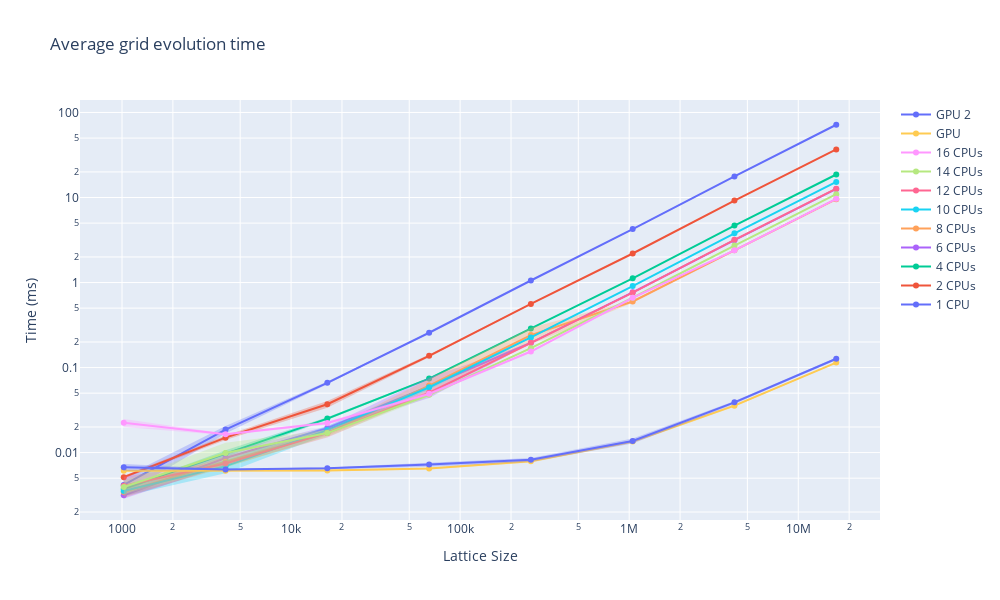

Source (notebook cell):
### Code cell
fig = go.Figure()
for idx, (name, dfs, _) in enumerate(runs):
    df = pd.concat(dfs)
    df["size"] **= 2
    df["avgEvolveTime"] = df["avgEvolveTime"] / 1e6 # time is originally in ns

    add_mean_std_trace(fig, df, name, idx, "avgEvolveTime")

fig.update_layout(title="Average grid evolution time", xaxis_title='Lattice Size', yaxis_title="Time (ms)", width=plot_width, height=plot_height)
fig.update_xaxes(type="log")
fig.update_yaxes(type="log")
fig.show()

### Figure 1 — Plotly figure (JSON) as saved in the notebook; plotly's stock layout.template omitted (floating-point values rounded to 4 significant figures)
{"data": [{"line": {"color": "#636EFA"}, "mode": "lines+markers", "name": "1 CPU", "type": "scatter", "x": [1024, 4096, 16384, 65536, 262144, 1048576, 4194304, 16777216], "y": [0.00416, 0.01867, 0.06611, 0.2569, 1.057, 4.249, 17.68, 71.74]}, {"line": {"width": 0}, "mode": "lines", "name": "1 CPU upper", "showlegend": false, "type": "scatter", "x": [1024, 4096, 16384, 65536, 262144, 1048576, 4194304, 16777216], "y": [0.005133, 0.02056, 0.06858, 0.2584, 1.067, 4.282, 17.82, 72.16]}, {"fill": "tonexty", "fillcolor": "rgba(99, 110, 250, 0.30)", "line": {"width": 0}, "mode": "lines", "name": "1 CPU lower", "showlegend": false, "type": "scatter", "x": [1024, 4096, 16384, 65536, 262144, 1048576, 4194304, 16777216], "y": [0.003187, 0.01678, 0.06364, 0.2553, 1.046, 4.216, 17.54, 71.31]}, {"line": {"color": "#EF553B"}, "mode": "lines+markers", "name": "2 CPUs", "type": "scatter", "x": [1024, 4096, 16384, 65536, 262144, 1048576, 4194304, 16777216], "y": [0.005142, 0.01498, 0.03708, 0.1375, 0.5606, 2.196, 9.211, 36.78]}, {"line": {"width": 0}, "mode": "lines", "name": "2 CPUs upper", "showlegend": false, "type": "scatter", "x": [1024, 4096, 16384, 65536, 262144, 1048576, 4194304, 16777216], "y": [0.005337, 0.01592, 0.04049, 0.1424, 0.5676, 2.206, 9.268, 37.08]}, {"fill": "tonexty", "fillcolor": "rgba(239, 85, 59, 0.30)", "line": {"width": 0}, "mode": "lines", "name": "2 CPUs lower", "showlegend": false, "type": "scatter", "x": [1024, 4096, 16384, 65536, 262144, 1048576, 4194304, 16777216], "y": [0.004947, 0.01404, 0.03366, 0.1325, 0.5537, 2.187, 9.154, 36.48]}, {"line": {"color": "#00CC96"}, "mode": "lines+markers", "name": "4 CPUs", "type": "scatter", "x": [1024, 4096, 16384, 65536, 262144, 1048576, 4194304, 16777216], "y": [0.003742, 0.009727, 0.0251, 0.07421, 0.2881, 1.121, 4.682, 18.64]}, {"line": {"width": 0}, "mode": "lines", "name": "4 CPUs upper", "showlegend": false, "type": "scatter", "x": [1024, 4096, 16384, 65536, 262144, 1048576, 4194304, 16777216], "y": [0.003884, 0.01063, 0.02605, 0.07564, 0.2923, 1.126, 4.692, 18.68]}, {"fill": "tonexty", "fillcolor": "rgba(0, 204, 150, 0.30)", "line": {"width": 0}, "mode": "lines", "name": "4 CPUs lower", "showlegend": false, "type": "scatter", "x": [1024, 4096, 16384, 65536, 262144, 1048576, 4194304, 16777216], "y": [0.0036, 0.008823, 0.02415, 0.07277, 0.2839, 1.115, 4.672, 18.61]}, {"line": {"color": "#AB63FA"}, "mode": "lines+markers", "name": "6 CPUs", "type": "scatter", "x": [1024, 4096, 16384, 65536, 262144, 1048576, 4194304, 16777216], "y": [0.00315, 0.008648, 0.0194, 0.06017, 0.1956, 0.7673, 3.147, 12.6]}, {"line": {"width": 0}, "mode": "lines", "name": "6 CPUs upper", "showlegend": false, "type": "scatter", "x": [1024, 4096, 16384, 65536, 262144, 1048576, 4194304, 16777216], "y": [0.003431, 0.01013, 0.02044, 0.07659, 0.1968, 0.7797, 3.156, 12.62]}, {"fill": "tonexty", "fillcolor": "rgba(171, 99, 250, 0.30)", "line": {"width": 0}, "mode": "lines", "name": "6 CPUs lower", "showlegend": false, "type": "scatter", "x": [1024, 4096, 16384, 65536, 262144, 1048576, 4194304, 16777216], "y": [0.002868, 0.007167, 0.01835, 0.04376, 0.1945, 0.7549, 3.138, 12.58]}, {"line": {"color": "#FFA15A"}, "mode": "lines+markers", "name": "8 CPUs", "type": "scatter", "x": [1024, 4096, 16384, 65536, 262144, 1048576, 4194304, 16777216], "y": [0.003439, 0.007817, 0.01705, 0.06132, 0.2408, 0.5986, 2.395, 9.548]}, {"line": {"width": 0}, "mode": "lines", "name": "8 CPUs upper", "showlegend": false, "type": "scatter", "x": [1024, 4096, 16384, 65536, 262144, 1048576, 4194304, 16777216], "y": [0.003835, 0.008968, 0.0183, 0.07368, 0.2937, 0.6199, 2.396, 9.552]}, {"fill": "tonexty", "fillcolor": "rgba(255, 161, 90, 0.30)", "line": {"width": 0}, "mode": "lines", "name": "8 CPUs lower", "showlegend": false, "type": "scatter", "x": [1024, 4096, 16384, 65536, 262144, 1048576, 4194304, 16777216], "y": [0.003042, 0.006666, 0.0158, 0.04897, 0.188, 0.5774, 2.394, 9.543]}, {"line": {"color": "#19D3F3"}, "mode": "lines+markers", "name": "10 CPUs", "type": "scatter", "x": [1024, 4096, 16384, 65536, 262144, 1048576, 4194304, 16777216], "y": [0.003528, 0.006929, 0.01837, 0.05852, 0.2259, 0.9077, 3.796, 15.26]}, {"line": {"width": 0}, "mode": "lines", "name": "10 CPUs upper", "showlegend": false, "type": "scatter", "x": [1024, 4096, 16384, 65536, 262144, 1048576, 4194304, 16777216], "y": [0.003991, 0.008158, 0.02038, 0.06194, 0.2297, 0.9087, 3.799, 15.31]}, {"fill": "tonexty", "fillcolor": "rgba(25, 211, 243, 0.30)", "line": {"width": 0}, "mode": "lines", "name": "10 CPUs lower", "showlegend": false, "type": "scatter", "x": [1024, 4096, 16384, 65536, 262144, 1048576, 4194304, 16777216], "y": [0.003065, 0.005701, 0.01636, 0.0551, 0.2221, 0.9066, 3.794, 15.22]}, {"line": {"color": "#FF6692"}, "mode": "lines+markers", "name": "12 CPUs", "type": "scatter", "x": [1024, 4096, 16384, 65536, 262144, 1048576, 4194304, 16777216], "y": [0.004067, 0.007447, 0.01705, 0.05043, 0.1954, 0.7593, 3.177, 12.72]}, {"line": {"width": 0}, "mode": "lines", "name": "12 CPUs upper", "showlegend": false, "type": "scatter", "x": [1024, 4096, 16384, 65536, 262144, 1048576, 4194304, 16777216], "y": [0.00519, 0.007952, 0.01904, 0.0528, 0.1974, 0.7617, 3.185, 12.73]}, {"fill": "tonexty", "fillcolor": "rgba(255, 102, 146, 0.30)", "line": {"width": 0}, "mode": "lines", "name": "12 CPUs lower", "showlegend": false, "type": "scatter", "x": [1024, 4096, 16384, 65536, 262144, 1048576, 4194304, 16777216], "y": [0.002944, 0.006941, 0.01506, 0.04806, 0.1934, 0.757, 3.169, 12.7]}, {"line": {"color": "#B6E880"}, "mode": "lines+markers", "name": "14 CPUs", "type": "scatter", "x": [1024, 4096, 16384, 65536, 262144, 1048576, 4194304, 16777216], "y": [0.003944, 0.009907, 0.01696, 0.04782, 0.1693, 0.6619, 2.725, 10.94]}, {"line": {"width": 0}, "mode": "lines", "name": "14 CPUs upper", "showlegend": false, "type": "scatter", "x": [1024, 4096, 16384, 65536, 262144, 1048576, 4194304, 16777216], "y": [0.004662, 0.01308, 0.01854, 0.05027, 0.1718, 0.6718, 2.749, 10.95]}, {"fill": "tonexty", "fillcolor": "rgba(182, 232, 128, 0.30)", "line": {"width": 0}, "mode": "lines", "name": "14 CPUs lower", "showlegend": false, "type": "scatter", "x": [1024, 4096, 16384, 65536, 262144, 1048576, 4194304, 16777216], "y": [0.003227, 0.006738, 0.01537, 0.04537, 0.1667, 0.652, 2.701, 10.94]}, {"line": {"color": "#FF97FF"}, "mode": "lines+markers", "name": "16 CPUs", "type": "scatter", "x": [1024, 4096, 16384, 65536, 262144, 1048576, 4194304, 16777216], "y": [0.02242, 0.01639, 0.02226, 0.04908, 0.1544, 0.6608, 2.395, 9.661]}, {"line": {"width": 0}, "mode": "lines", "name": "16 CPUs upper", "showlegend": false, "type": "scatter", "x": [1024, 4096, 16384, 65536, 262144, 1048576, 4194304, 16777216], "y": [0.02488, 0.01678, 0.02317, 0.05121, 0.1583, 0.6812, 2.44, 9.693]}, {"fill": "tonexty", "fillcolor": "rgba(255, 151, 255, 0.30)", "line": {"width": 0}, "mode": "lines", "name": "16 CPUs lower", "showlegend": false, "type": "scatter", "x": [1024, 4096, 16384, 65536, 262144, 1048576, 4194304, 16777216], "y": [0.01997, 0.01601, 0.02135, 0.04695, 0.1505, 0.6404, 2.35, 9.63]}, {"line": {"color": "#FECB52"}, "mode": "lines+markers", "name": "GPU", "type": "scatter", "x": [1024, 4096, 16384, 65536, 262144, 1048576, 4194304, 16777216], "y": [0.006125, 0.006122, 0.006171, 0.006489, 0.007889, 0.01348, 0.03566, 0.1144]}, {"line": {"width": 0}, "mode": "lines", "name": "GPU upper", "showlegend": false, "type": "scatter", "x": [1024, 4096, 16384, 65536, 262144, 1048576, 4194304, 16777216], "y": [0.006236, 0.006253, 0.006311, 0.006637, 0.008117, 0.01395, 0.03676, 0.1158]}, {"fill": "tonexty", "fillcolor": "rgba(254, 203, 82, 0.30)", "line": {"width": 0}, "mode": "lines", "name": "GPU lower", "showlegend": false, "type": "scatter", "x": [1024, 4096, 16384, 65536, 262144, 1048576, 4194304, 16777216], "y": [0.006014, 0.005992, 0.006032, 0.006341, 0.00766, 0.01301, 0.03456, 0.113]}, {"line": {"color": "#636EFA"}, "mode": "lines+markers", "name": "GPU 2", "type": "scatter", "x": [1024, 4096, 16384, 65536, 262144, 1048576, 4194304, 16777216], "y": [0.006733, 0.006312, 0.006533, 0.007243, 0.008234, 0.01371, 0.03897, 0.1269]}, {"line": {"width": 0}, "mode": "lines", "name": "GPU 2 upper", "showlegend": false, "type": "scatter", "x": [1024, 4096, 16384, 65536, 262144, 1048576, 4194304, 16777216], "y": [0.007354, 0.006434, 0.006683, 0.007659, 0.008643, 0.01462, 0.04057, 0.1309]}, {"fill": "tonexty", "fillcolor": "rgba(99, 110, 250, 0.30)", "line": {"width": 0}, "mode": "lines", "name": "GPU 2 lower", "showlegend": false, "type": "scatter", "x": [1024, 4096, 16384, 65536, 262144, 1048576, 4194304, 16777216], "y": [0.006112, 0.006191, 0.006384, 0.006827, 0.007826, 0.0128, 0.03737, 0.1229]}], "layout": {"height": 600, "title": {"text": "Average grid evolution time"}, "width": 1000, "xaxis": {"title": {"text": "Lattice Size"}, "type": "log"}, "yaxis": {"title": {"text": "Time (ms)"}, "type": "log"}}}
